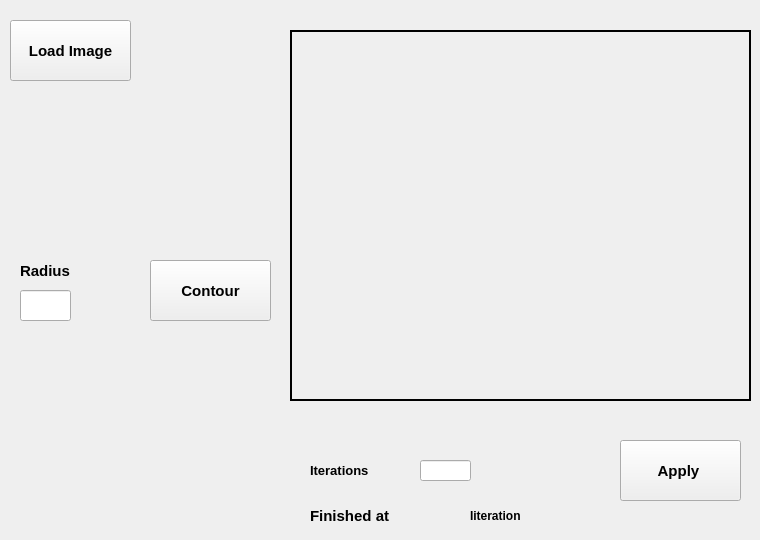
      <widget class="QWidget" name="tab_6">
       <attribute name="title">
        <string>Active Contour</string>
       </attribute>
       <widget class="QLabel" name="label_25">
        <property name="geometry">
         <rect>
          <x>470</x>
          <y>505</y>
          <width>91</width>
          <height>21</height>
         </rect>
        </property>
        <property name="font">
         <font>
          <pointsize>9</pointsize>
          <weight>75</weight>
          <bold>true</bold>
         </font>
        </property>
        <property name="text">
         <string>Iiteration</string>
        </property>
       </widget>
       <widget class="QLabel" name="label_26">
        <property name="geometry">
         <rect>
          <x>310</x>
          <y>460</y>
          <width>91</width>
          <height>21</height>
         </rect>
        </property>
        <property name="font">
         <font>
          <pointsize>10</pointsize>
          <weight>75</weight>
          <bold>true</bold>
         </font>
        </property>
        <property name="text">
         <string>Iterations</string>
        </property>
       </widget>
       <widget class="QPushButton" name="snake">
        <property name="geometry">
         <rect>
          <x>620</x>
          <y>440</y>
          <width>121</width>
          <height>61</height>
         </rect>
        </property>
        <property name="font">
         <font>
          <pointsize>11</pointsize>
          <weight>75</weight>
          <bold>true</bold>
         </font>
        </property>
        <property name="text">
         <string>Apply </string>
        </property>
       </widget>
       <widget class="QPushButton" name="circle">
        <property name="geometry">
         <rect>
          <x>150</x>
          <y>260</y>
          <width>121</width>
          <height>61</height>
         </rect>
        </property>
        <property name="font">
         <font>
          <pointsize>11</pointsize>
          <weight>75</weight>
          <bold>true</bold>
         </font>
        </property>
        <property name="text">
         <string>Contour</string>
        </property>
       </widget>
       <widget class="QLabel" name="plot">
        <property name="geometry">
         <rect>
          <x>290</x>
          <y>30</y>
          <width>461</width>
          <height>371</height>
         </rect>
        </property>
        <property name="autoFillBackground">
         <bool>false</bool>
        </property>
        <property name="frameShape">
         <enum>QFrame::WinPanel</enum>
        </property>
        <property name="text">
         <string/>
        </property>
        <property name="scaledContents">
         <bool>true</bool>
        </property>
        <property name="alignment">
         <set>Qt::AlignCenter</set>
        </property>
       </widget>
       <widget class="QLabel" name="label_27">
        <property name="geometry">
         <rect>
          <x>20</x>
          <y>260</y>
          <width>81</width>
          <height>21</height>
         </rect>
        </property>
        <property name="font">
         <font>
          <pointsize>11</pointsize>
          <weight>75</weight>
          <bold>true</bold>
         </font>
        </property>
        <property name="text">
         <string>Radius</string>
        </property>
       </widget>
       <widget class="QLineEdit" name="iter">
        <property name="geometry">
         <rect>
          <x>420</x>
          <y>460</y>
          <width>51</width>
          <height>21</height>
         </rect>
        </property>
       </widget>
       <widget class="QLabel" name="fin">
        <property name="geometry">
         <rect>
          <x>420</x>
          <y>510</y>
          <width>47</width>
          <height>13</height>
         </rect>
        </property>
        <property name="font">
         <font>
          <pointsize>11</pointsize>
          <italic>true</italic>
         </font>
        </property>
        <property name="text">
         <string/>
        </property>
        <property name="alignment">
         <set>Qt::AlignCenter</set>
        </property>
       </widget>
       <widget class="QPushButton" name="image_s">
        <property name="geometry">
         <rect>
          <x>10</x>
          <y>20</y>
          <width>121</width>
          <height>61</height>
         </rect>
        </property>
        <property name="font">
         <font>
          <pointsize>11</pointsize>
          <weight>75</weight>
          <bold>true</bold>
         </font>
        </property>
        <property name="text">
         <string>Load Image</string>
        </property>
       </widget>
       <widget class="QLineEdit" name="rad">
        <property name="geometry">
         <rect>
          <x>20</x>
          <y>290</y>
          <width>51</width>
          <height>31</height>
         </rect>
        </property>
        <property name="text">
         <string/>
        </property>
       </widget>
       <widget class="QLabel" name="label_28">
        <property name="geometry">
         <rect>
          <x>310</x>
          <y>500</y>
          <width>111</width>
          <height>31</height>
         </rect>
        </property>
        <property name="font">
         <font>
          <pointsize>11</pointsize>
          <weight>75</weight>
          <bold>true</bold>
         </font>
        </property>
        <property name="text">
         <string>Finished at</string>
        </property>
       </widget>
      </widget>
